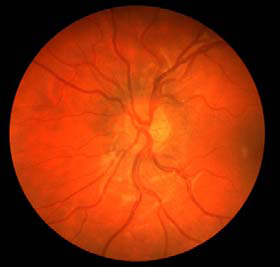
%> input picture retina1.png, 280 x 267 px
$ octave ut.m   (GNU Octave 9; MATLAB toolbox functions it lacks are replaced by stand-ins)
%> lines starting %> are read from the running program, lines starting %| are printed output that depends on the picture; in (x1, y1, x2, y2) boxes, pixels count from 0 and x2, y2 are one past the last pixel; in counts of white or black regions, pixels touching at a corner belong together; the program's own positions count from 1
retina1 = imread('retina1.png');
%> retina1 is the input picture: size 267x280x3 uint8; mean R, G, B 146.6, 47.7, 9.5

greenc = retina1(:,:,3);
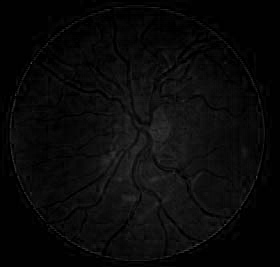
%> greenc: size 267x280 uint8; min 0, max 71, mean 9.5
greenc2 = greenc <= 10 & greenc >=0;
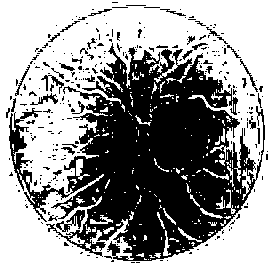
%> greenc2: size 267x280 logical; 60.4% white; 281 black regions (241 under 20 px), largest, box (x1, y1, x2, y2) and area: (9, 43, 265, 261) 26782, (56, 210, 85, 232) 229, (41, 75, 64, 94) 112
imshow(greenc2,[])

$ run again, with retina2.png copied over retina1.png
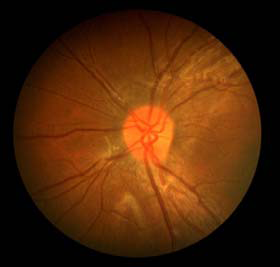
%> input picture retina2.png, 280 x 267 px
%> retina1 is the input picture: size 267x280x3 uint8; mean R, G, B 79.6, 39.4, 9.2
%> `greenc = retina1(:,:,3);`:
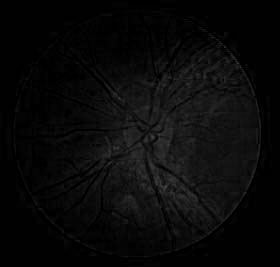
%> greenc: size 267x280 uint8; min 0, max 68, mean 9.2
%> `greenc2 = greenc <= 10 & greenc >=0;`:
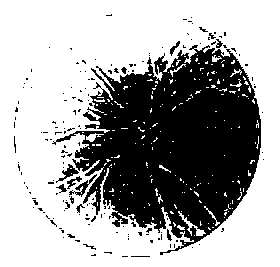
%> greenc2: size 267x280 logical; 65.3% white; 167 black regions (154 under 20 px), largest, box (x1, y1, x2, y2) and area: (52, 45, 261, 255) 24573, (69, 174, 97, 197) 139, (56, 164, 79, 183) 129
